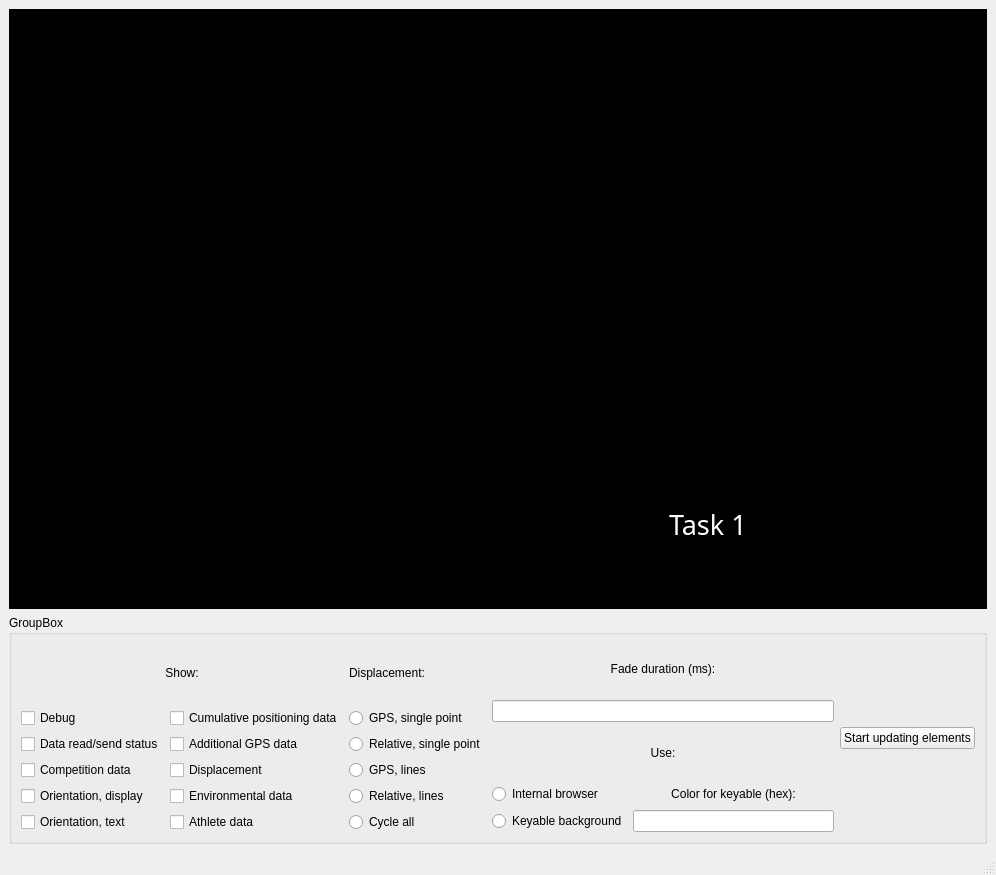
<?xml version="1.0" encoding="UTF-8"?>
<ui version="4.0">
 <class>MainWindow</class>
 <widget class="QMainWindow" name="MainWindow">
  <property name="geometry">
   <rect>
    <x>0</x>
    <y>0</y>
    <width>996</width>
    <height>875</height>
   </rect>
  </property>
  <property name="windowTitle">
   <string>MainWindow</string>
  </property>
  <widget class="QWidget" name="centralwidget">
   <layout class="QVBoxLayout" name="verticalLayout">
    <item>
     <widget class="QWidget" name="widget" native="true">
      <property name="minimumSize">
       <size>
        <width>800</width>
        <height>600</height>
       </size>
      </property>
      <property name="autoFillBackground">
       <bool>false</bool>
      </property>
      <property name="styleSheet">
       <string notr="true">background:black</string>
      </property>
      <widget class="AnimationLabel" name="test_anim_label">
       <property name="geometry">
        <rect>
         <x>660</x>
         <y>490</y>
         <width>91</width>
         <height>51</height>
        </rect>
       </property>
       <property name="font">
        <font>
         <family>Exo 2</family>
         <pointsize>20</pointsize>
        </font>
       </property>
       <property name="styleSheet">
        <string notr="true">color:white</string>
       </property>
       <property name="text">
        <string>Task 1</string>
       </property>
      </widget>
      <widget class="QLabel" name="test_icon">
       <property name="geometry">
        <rect>
         <x>580</x>
         <y>490</y>
         <width>51</width>
         <height>51</height>
        </rect>
       </property>
       <property name="styleSheet">
        <string notr="true">color:white</string>
       </property>
       <property name="text">
        <string/>
       </property>
       <property name="pixmap">
        <pixmap>flag-test.svg</pixmap>
       </property>
       <property name="scaledContents">
        <bool>true</bool>
       </property>
      </widget>
     </widget>
    </item>
    <item>
     <widget class="QGroupBox" name="groupBox">
      <property name="title">
       <string>GroupBox</string>
      </property>
      <layout class="QHBoxLayout" name="horizontalLayout">
       <item>
        <layout class="QGridLayout" name="gridLayout">
         <item row="0" column="0" colspan="2">
          <widget class="QLabel" name="label">
           <property name="text">
            <string>Show:</string>
           </property>
           <property name="alignment">
            <set>Qt::AlignCenter</set>
           </property>
          </widget>
         </item>
         <item row="1" column="1">
          <layout class="QVBoxLayout" name="verticalLayout_3">
           <item>
            <widget class="QCheckBox" name="cumulative_position_checkbox">
             <property name="text">
              <string>Cumulative positioning data</string>
             </property>
            </widget>
           </item>
           <item>
            <widget class="QCheckBox" name="gps_checkbox">
             <property name="text">
              <string>Additional GPS data</string>
             </property>
            </widget>
           </item>
           <item>
            <widget class="QCheckBox" name="displacement_checkbox">
             <property name="text">
              <string>Displacement</string>
             </property>
            </widget>
           </item>
           <item>
            <widget class="QCheckBox" name="environmental_checkbox">
             <property name="text">
              <string>Environmental data</string>
             </property>
            </widget>
           </item>
           <item>
            <widget class="QCheckBox" name="athelete_checkbox">
             <property name="text">
              <string>Athlete data</string>
             </property>
            </widget>
           </item>
          </layout>
         </item>
         <item row="1" column="0">
          <layout class="QVBoxLayout" name="verticalLayout_2">
           <item>
            <widget class="QCheckBox" name="debug_checkbox">
             <property name="toolTip">
              <string/>
             </property>
             <property name="text">
              <string>Debug</string>
             </property>
            </widget>
           </item>
           <item>
            <widget class="QCheckBox" name="data_read_checkbox">
             <property name="toolTip">
              <string/>
             </property>
             <property name="text">
              <string>Data read/send status</string>
             </property>
            </widget>
           </item>
           <item>
            <widget class="QCheckBox" name="competition_checkbox">
             <property name="toolTip">
              <string>Show minimalist map overlaying GPS data.</string>
             </property>
             <property name="text">
              <string>Competition data</string>
             </property>
            </widget>
           </item>
           <item>
            <widget class="QCheckBox" name="orientation_display_checkbox">
             <property name="text">
              <string>Orientation, display</string>
             </property>
            </widget>
           </item>
           <item>
            <widget class="QCheckBox" name="orientation_text_checkbox">
             <property name="text">
              <string>Orientation, text</string>
             </property>
            </widget>
           </item>
          </layout>
         </item>
        </layout>
       </item>
       <item>
        <layout class="QVBoxLayout" name="verticalLayout_4">
         <item>
          <widget class="QLabel" name="label_5">
           <property name="text">
            <string>Displacement:</string>
           </property>
          </widget>
         </item>
         <item>
          <widget class="QRadioButton" name="gps_point_radio">
           <property name="text">
            <string>GPS, single point</string>
           </property>
          </widget>
         </item>
         <item>
          <widget class="QRadioButton" name="relative_point_radio">
           <property name="text">
            <string>Relative, single point</string>
           </property>
          </widget>
         </item>
         <item>
          <widget class="QRadioButton" name="gps_lines_radio">
           <property name="text">
            <string>GPS, lines</string>
           </property>
          </widget>
         </item>
         <item>
          <widget class="QRadioButton" name="relative_lines_radio">
           <property name="text">
            <string>Relative, lines</string>
           </property>
          </widget>
         </item>
         <item>
          <widget class="QRadioButton" name="cycle_all_radio">
           <property name="text">
            <string>Cycle all</string>
           </property>
          </widget>
         </item>
        </layout>
       </item>
       <item>
        <layout class="QGridLayout" name="gridLayout_2">
         <item row="3" column="0" colspan="2">
          <widget class="QLabel" name="label_3">
           <property name="text">
            <string>Use:</string>
           </property>
           <property name="alignment">
            <set>Qt::AlignCenter</set>
           </property>
          </widget>
         </item>
         <item row="5" column="1">
          <widget class="QLineEdit" name="keyable_hex_value"/>
         </item>
         <item row="0" column="0" colspan="2">
          <widget class="QLabel" name="label_2">
           <property name="text">
            <string>Fade duration (ms):</string>
           </property>
           <property name="alignment">
            <set>Qt::AlignCenter</set>
           </property>
          </widget>
         </item>
         <item row="1" column="0" colspan="2">
          <widget class="QLineEdit" name="fade_duration_value"/>
         </item>
         <item row="4" column="0">
          <widget class="QRadioButton" name="browser_radio">
           <property name="text">
            <string>Internal browser</string>
           </property>
          </widget>
         </item>
         <item row="5" column="0">
          <widget class="QRadioButton" name="keyable_radio">
           <property name="text">
            <string>Keyable background</string>
           </property>
          </widget>
         </item>
         <item row="4" column="1">
          <widget class="QLabel" name="label_4">
           <property name="text">
            <string>Color for keyable (hex):</string>
           </property>
           <property name="alignment">
            <set>Qt::AlignCenter</set>
           </property>
          </widget>
         </item>
        </layout>
       </item>
       <item>
        <widget class="QPushButton" name="start_updating_button">
         <property name="text">
          <string>Start updating elements</string>
         </property>
        </widget>
       </item>
      </layout>
     </widget>
    </item>
   </layout>
  </widget>
  <widget class="QMenuBar" name="menubar">
   <property name="geometry">
    <rect>
     <x>0</x>
     <y>0</y>
     <width>996</width>
     <height>26</height>
    </rect>
   </property>
  </widget>
  <widget class="QStatusBar" name="statusbar"/>
 </widget>
 <customwidgets>
  <customwidget>
   <class>AnimationLabel</class>
   <extends>QLabel</extends>
   <header>anim</header>
  </customwidget>
 </customwidgets>
 <resources/>
 <connections/>
</ui>
